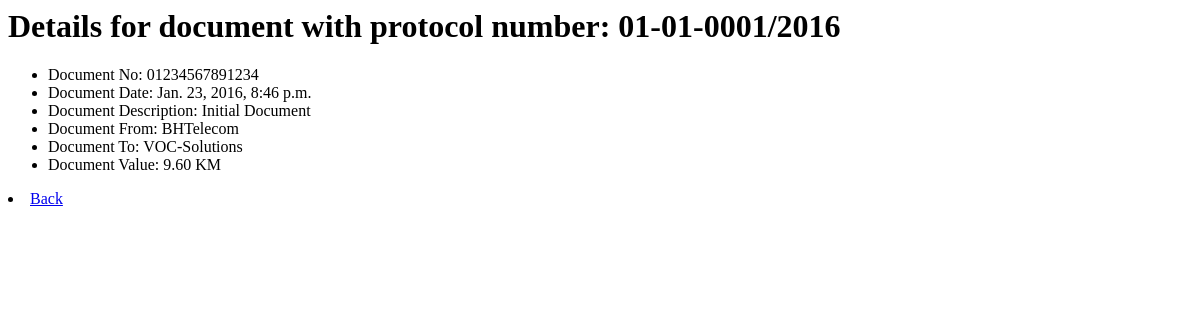
Page /protocolbook/1/ on the earlier database version.
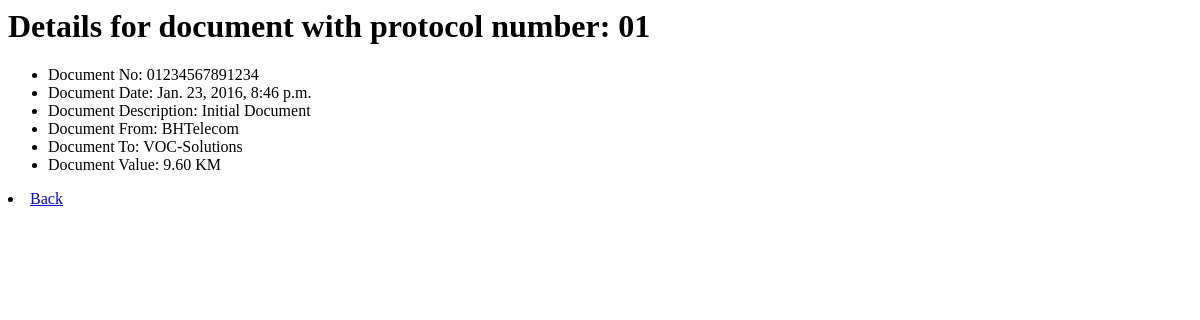
Same page on the later database version.
### protocolbook/models.py (models this page shows, shortened)
class Protocol(models.Model):
	protocolNo = models.CharField(max_length=15)
	documentNo = models.CharField(max_length=30)
	documentDesc = models.CharField(max_length=300)
	documentDate = models.DateTimeField('document date')
	documentValue = models.DecimalField(max_digits=10, decimal_places=2)
	documentFrom = models.ForeignKey(Company, related_name='comanyFrom', on_delete=models.CASCADE)
	documentTo = models.ForeignKey(Company, related_name='comanyTo', on_delete=models.CASCADE)

class Company(models.Model):
	companyName = models.CharField(max_length=50)
	companyDesc = models.CharField(max_length=300)
	def __str__(self):
		return self.companyName

### protocolbook/views.py (the view)
# urls.py: url(r'^(?P<protocol_id>[0-9]+)/$', views.detail, name='detail'),
def detail(request, protocol_id):
	protocol = Protocol.objects.filter(pk=protocol_id)
	template = loader.get_template('protocolbook/detail.html')
	context = {
		'protocol': protocol,
	}
	return HttpResponse(template.render(context, request))

### protocolbook/templates/protocolbook/detail.html
{% if protocol %}
	{% for p in protocol %}
	<h1>Details for document with protocol number: {{ p.protocolNo }}</h1>
	<ul>
		<li>Document No: {{ p.documentNo}}</li>
		<li>Document Date: {{ p.documentDate }}</li>
		<li>Document Description: {{ p.documentDesc}}</li>
		<li>Document From: {{ p.documentFrom }}</li>
		<li>Document To: {{ p.documentTo }}</li>
		<li>Document Value: {{ p.documentValue }} KM</li>
	</ul>
	{% endfor %}
{% else %}
    <p>No Protocols are available.</p>
{% endif %}
<li><a href="/protocolbook/">Back</a>

Differences in the rows shown:
changed Protocol "Initial Document": protocolNo "01-01-0001/2016" → "01"
